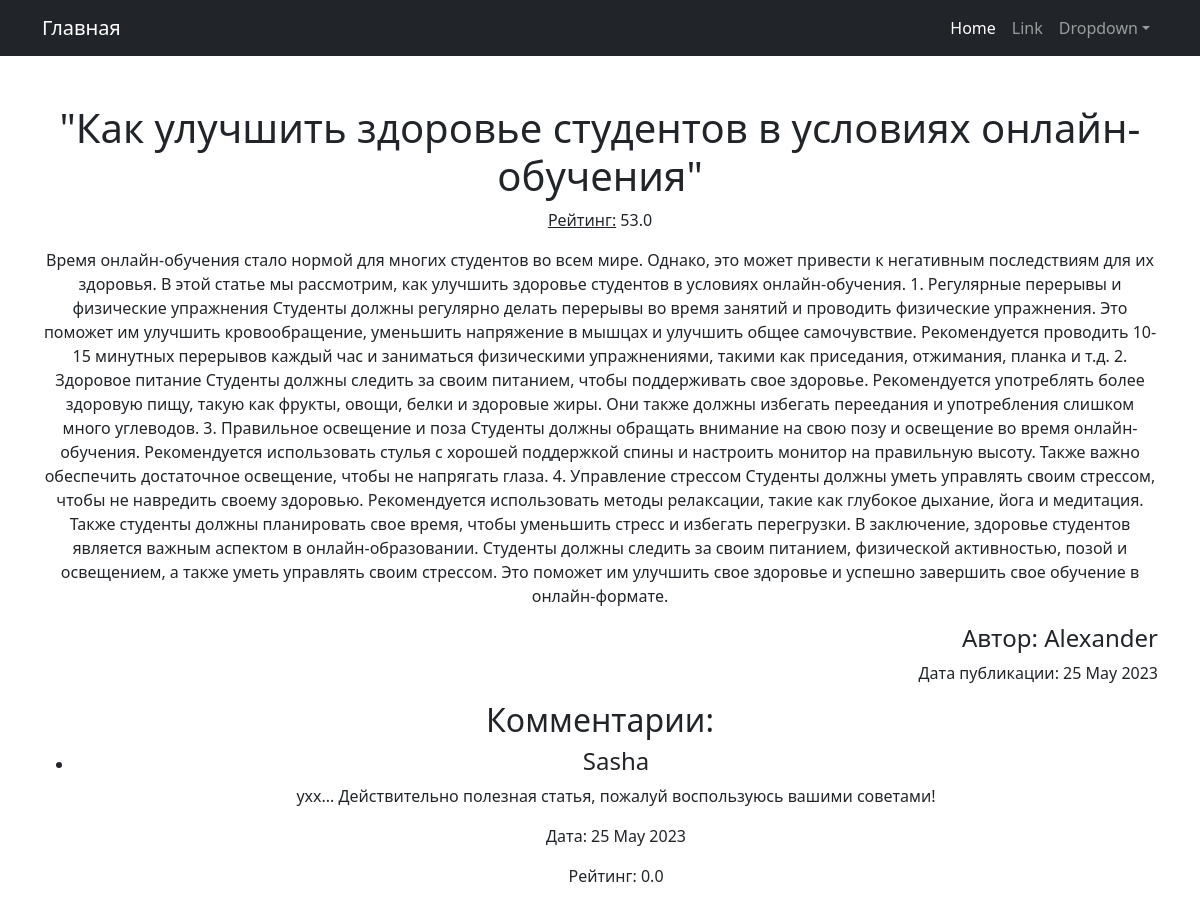
The page /news/2 on the database its author committed.
### news/models.py (models this page shows, shortened)
class Post(models.Model):
    POST_TYPE_CHOICES = [
        ('article', 'статья'),
        ('news', 'новость')
    ]
    author = models.ForeignKey(Author, on_delete=models.CASCADE)
    post_type = models.CharField(max_length=15, choices=POST_TYPE_CHOICES)
    date_time = models.DateTimeField(auto_now_add=True)
    post_category = models.ManyToManyField(Category, through='PostCategory')
    title = models.CharField(max_length=200)
    content = models.TextField()
    rating = models.FloatField(default=0)

class Author(models.Model):
    user = models.OneToOneField(User, on_delete=models.CASCADE)
    rating = models.FloatField(default=0)

class Comment(models.Model):
    post = models.ForeignKey(Post, on_delete=models.CASCADE, related_name='comments')
    user = models.ForeignKey(User, on_delete=models.CASCADE)
    text = models.TextField()
    date_time = models.DateTimeField(auto_now_add=True)
    rating = models.FloatField(default=0)

### news/views.py (the view)
# urls.py: path('<int:pk>', PieceOfNewsDetail.as_view())
class PieceOfNewsDetail(DetailView):
    model = Post
    template_name = 'piece_of_news.html'
    context_object_name = 'piece_of_news'
    def get_context_data(self, **kwargs):
        context = super().get_context_data(**kwargs)
        post = self.object
        context['comments'] = post.comments.all()
        return context

### news/templatetags/custom_filters.py (called while the page is built)
@register.filter()
def censor(text: str):
    ban_words = ['пизд', 'хуй', 'сука', 'ебал', 'твар', 'мраз', 'ёбан', 'мудак', 'гнид', 'пезд', 'хули', 'хуе',
                 'пидор', 'пидр', 'педик', 'шлюх', 'гандон', 'ебан', 'блядь']
    words = text.split()
    filtered_words = []
    for word in words:
        for ban_word in ban_words:
            if ban_word in word.lower():
                word = '*' * len(word)
                break
        filtered_words.append(word)
    filtered_text = ' '.join(filtered_words)
    return filtered_text

### templates/piece_of_news.html (shortened to what this page needs)
{% extends 'flatpages/default.html' %}
{% load custom_filters %}
{% block content %}
  <h1>{{ piece_of_news.title }}</h1>
  <p><span style="text-decoration: underline;">Рейтинг:</span> {{ piece_of_news.rating }}</p>
  <p>{{ piece_of_news.content|censor }}</p>
  <div style="text-align: right;">
    <h4>Автор: {{ piece_of_news.author.user }}</h4>
    <p>Дата публикации: {{ piece_of_news.date_time|date:'d F Y' }}</p>
  </div>
  <h2>Комментарии:</h2>
  <ul>
    {% for comment in comments %}
      <li>
        <h4>{{ comment.user }}</h4>
        <p>{{ comment.text|censor }}</p>
        <p>Дата: {{ comment.date_time|date:'d F Y' }}</p>
        <p>Рейтинг: {{ comment.rating }}</p>
      </li>
    {% empty %}
      <p>Пока нет комментариев.</p>
    {% endfor %}
  </ul>
{% endblock content %}

### rows shown on the page
Post: title "\"Как улучшить здоровье студентов в условиях онлайн-обучения\"", rating "53.0", content|censor "Время онлайн-обучения стало нормой для многих студентов во всем мире. Однако, это может привести к негативным последствиям для их здоровья. В этой статье мы рассмотрим, как улучшить здоровье студентов в условиях онлайн-обучения. 1. Регулярные перерывы и физические упражнения Студенты должны регулярно делать перерывы во время занятий и проводить физические упражнения. Это поможет им улучшить кровообращение, уменьшить напряжение в мышцах и улучшить общее самочувствие. Рекомендуется проводить 10-15 минутных перерывов каждый час и заниматься физическими упражнениями, такими как приседания, отжимания, планка и т.д. 2. Здоровое питание Студенты должны следить за своим питанием, чтобы поддерживать…", author.user "Alexander", date_time "25 May 2023"
Comment: user "Sasha", text|censor "ухх... Действительно полезная статья, пожалуй воспользуюсь вашими советами!", date_time "25 May 2023", rating "0.0"
